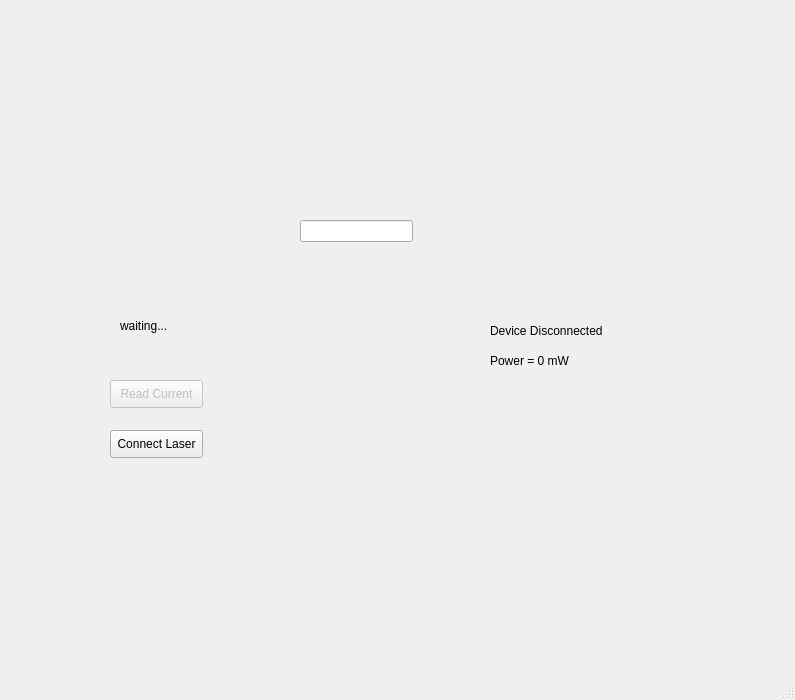
<?xml version="1.0" encoding="UTF-8"?>
<ui version="4.0">
 <class>MainWindow</class>
 <widget class="QMainWindow" name="MainWindow">
  <property name="geometry">
   <rect>
    <x>0</x>
    <y>0</y>
    <width>795</width>
    <height>700</height>
   </rect>
  </property>
  <property name="windowTitle">
   <string>MainWindow</string>
  </property>
  <widget class="QWidget" name="centralwidget">
   <widget class="QPushButton" name="readCurrentButton">
    <property name="enabled">
     <bool>false</bool>
    </property>
    <property name="geometry">
     <rect>
      <x>110</x>
      <y>380</y>
      <width>93</width>
      <height>28</height>
     </rect>
    </property>
    <property name="text">
     <string>Read Current</string>
    </property>
   </widget>
   <widget class="QLabel" name="label">
    <property name="geometry">
     <rect>
      <x>120</x>
      <y>300</y>
      <width>191</width>
      <height>51</height>
     </rect>
    </property>
    <property name="text">
     <string>waiting...</string>
    </property>
   </widget>
   <widget class="QLineEdit" name="currentInput">
    <property name="geometry">
     <rect>
      <x>300</x>
      <y>220</y>
      <width>113</width>
      <height>22</height>
     </rect>
    </property>
   </widget>
   <widget class="QLabel" name="statusLabel">
    <property name="geometry">
     <rect>
      <x>490</x>
      <y>310</y>
      <width>201</width>
      <height>41</height>
     </rect>
    </property>
    <property name="text">
     <string>Device Disconnected</string>
    </property>
   </widget>
   <widget class="QPushButton" name="connectLaserButton">
    <property name="geometry">
     <rect>
      <x>110</x>
      <y>430</y>
      <width>93</width>
      <height>28</height>
     </rect>
    </property>
    <property name="text">
     <string>Connect Laser</string>
    </property>
   </widget>
   <widget class="QLabel" name="powerLabel">
    <property name="geometry">
     <rect>
      <x>490</x>
      <y>350</y>
      <width>161</width>
      <height>21</height>
     </rect>
    </property>
    <property name="text">
     <string>Power = 0 mW</string>
    </property>
   </widget>
  </widget>
  <widget class="QMenuBar" name="menubar">
   <property name="geometry">
    <rect>
     <x>0</x>
     <y>0</y>
     <width>795</width>
     <height>26</height>
    </rect>
   </property>
  </widget>
  <widget class="QStatusBar" name="statusbar"/>
 </widget>
 <resources/>
 <connections/>
</ui>
